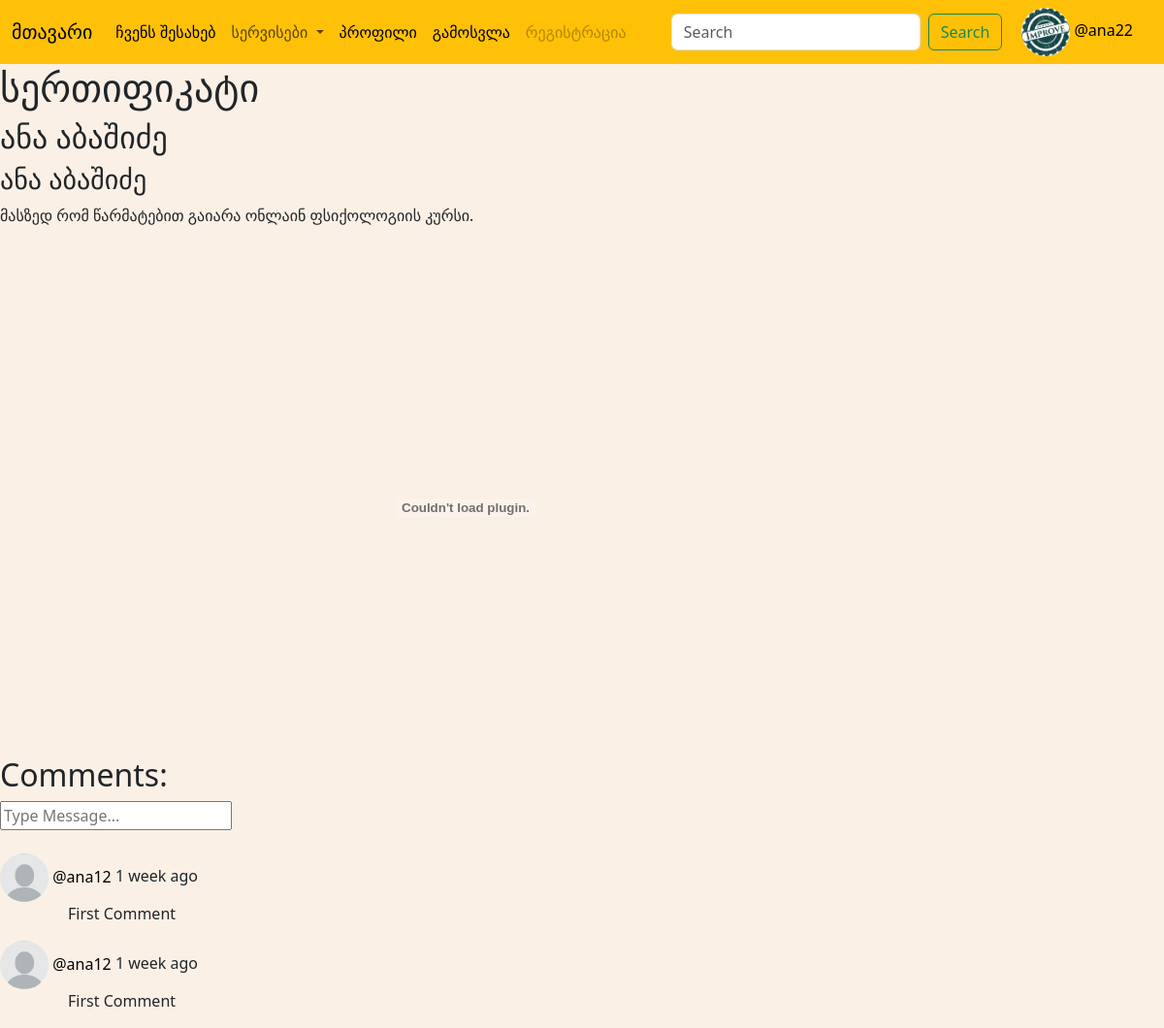
Page /reading/8/ (signed in) on the committed database.
### base/models.py (models this page shows, shortened)
class User(AbstractUser):
    certifs = models.ManyToManyField(Certif, blank=True, related_name="users")
    bio = models.TextField(null=True)
    avatar = models.ImageField(null=True, default='photoo.png')

class Certif(models.Model):
    creator = models.ForeignKey('User', on_delete=models.SET("Unknown Creator"))
    picture = models.ImageField(null=True, blank=True)
    name = models.CharField(max_length=200)
    genre = models.ManyToManyField(Genre, blank=True, related_name="certifs")
    who = models.ForeignKey(Who, on_delete=models.SET("Unknown Who"))
    description = models.TextField(max_length=500)
    file = models.FileField(null=True)
    created = models.DateTimeField(auto_now_add=True)

class Who(models.Model):
    name = models.CharField(max_length=200)
    score = models.IntegerField
    data = models.DateField(null=True)
    def __str__(self):
        return self.name

class Genre(models.Model):
    name = models.CharField(max_length=30)
    def __str__(self):
        return self.name

class Comment(models.Model):
    user = models.ForeignKey(User, on_delete=models.CASCADE)
    certif = models.ForeignKey(Certif, on_delete=models.CASCADE)
    body = models.TextField()
    created = models.DateTimeField(auto_now_add=True)
    class Meta:
        ordering = ['-created']

### base/views.py (the view)
# urls.py: path('reading/<str:id>/', views.reading, name='reading'),
@login_required(login_url='login')
def reading(request, id):
    certif = Certif.objects.get(id=id)
    certif_comment = certif.comment_set.all().order_by('-created')
    if request.method == 'POST':
        comment = Comment.objects.create(
            user=request.user,
            certif=certif,
            body=request.POST.get('body')
        )
    return render(request, 'base/reading.html', {'certif': certif, 'comments':certif_comment})

### base/templates/base/reading.html (shortened to what this page needs)
{% extends 'main.html' %}
{% block content %}
<h1> {{ certif.name }} </h1>
<h2> {{ certif.who }} </h2>
<h3>
{% for genre in certif.genre.all %}
    {{ genre }}
{% endfor %}
</h3>
<p> {{ certif.description }} </p>
{% load static %}
<br>
<embed src="{% static certif.file.url %}" width="80%" height="500px" scrolling ="auto"/>
 <br>
<div stule="margin-left: 30px;">
    <h2> Comments:</h2>
    <form method ="POST" action="">
        <input name="body" placeholder="Type Message..." >
    </form>
    <br>
    {% for comment in comments %}
    <div>
        <a href="{% url 'profile' comment.user.id %}">
        <img src="{{ comment.user.avatar.url }}" width="50px" height="50px" style="border-radius: 50%">
        <span>@{{ comment.user.username }}</span>
        </a>
        <span>{{ comment.created | timesince}} ago</span>
    </div>
    <div style="margin-left: 70px;">
        <p>{{ comment.body }}</p>
    </div>
    {% endfor %}
</div>
{% endblock %}

### templates/navbar.html (shortened to what this page needs)
<nav class="navbar navbar-expand-lg bg-warning">
  <div class="container-fluid">
    <a class="navbar-brand" href="{% url 'home' %}">მთავარი </a>
    <div class="collapse navbar-collapse" id="navbarSupportedContent">
      <ul class="navbar-nav me-auto mb-2 mb-lg-0">
        <li class="nav-item">
          <a class="nav-link active" aria-current="page" href="{% url 'about' %}"> ჩვენს შესახებ </a>
        </li>
        <li class="nav-item dropdown">
          <a class="nav-link dropdown-toggle" href="#" role="button" data-bs-toggle="dropdown" aria-expanded="false">
            სერვისები
          </a>
        </li>
        {% if request.user.is_authenticated %}
         <li class="nav-item">
          <a class="nav-link active" aria-current="page" href="{% url 'profile' request.user.id %}"> პროფილი </a>
        </li>
        <li class="nav-item">
          <a class="nav-link active" aria-current="page" href="{% url 'logout' %}"> გამოსვლა </a>
        </li>
        {% else %}
       <li class="nav-item">
          <a class="nav-link active" aria-current="page" href="{% url 'login' %}"> შესვლა </a>
        </li>
        {% endif %}
        <li class="nav-item">
          <a class="nav-link disabled" aria-disabled="true">რეგისტრაცია</a>
        </li>
      </ul>
      <form class="d-flex" role="search" action="">
        <input name="q" class="form-control me-2" type="search" placeholder="Search" aria-label="Search">
        <button class="btn btn-outline-success" type="submit">Search</button>
      </form>
  {% if request.user.is_authenticated %}
      <div style="margin:0px 20px;">
      <a href="{% url 'profile' request.user.id %}">
          <div  >
          <img src="{{request.user.avatar.url}}" width ="50px" height="50px" style="border-radius:50%">
              @{{ request.user.username }}
          </div>
          </a>
      </div>
      {% endif %}
    </div>
  </div>
</nav>

### static/styles/style.css (style rules this page uses)
body { background-color:#FAF0E6; }
a { text-decoration: none; color: black; }

### rows in the picture
User: user.avatar (picture), user.username "ana22"
Certif: name "სერთიფიკატი", who "ანა აბაშიძე", description "მასზედ რომ წარმატებით გაიარა ონლაინ ფსიქოლოგიის კურსი."
Genre: name "ანა აბაშიძე"
Comment: user.avatar (picture), user.username "ana12", created "1 week", body "First Comment"
Comment: user.avatar (picture), user.username "ana12", created "1 week", body "First Comment"
